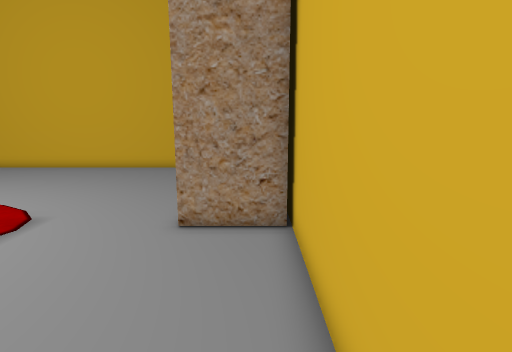
view 1 (above)

14 first-person views from a walk through a scene from a Unity 3-D project. The camera is 1.4 m above the floor, tilts 10° down and sees 80° across. The floor is counted in squares, 0.5 m on a side. Each view is taken from the middle of a square. On the plan, view 1 faces up. The plan holds only what a view shows up to about 20 squares ahead; the rest is blank. The player character is not drawn. Some surface patterns are stand-ins.

view 2
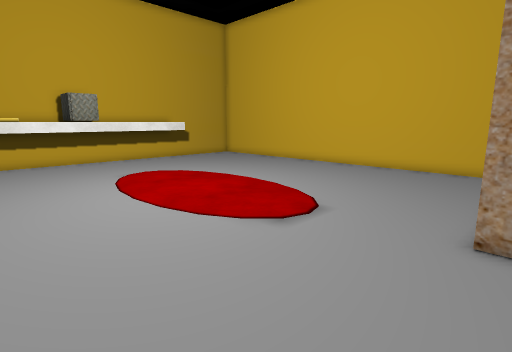

view 3
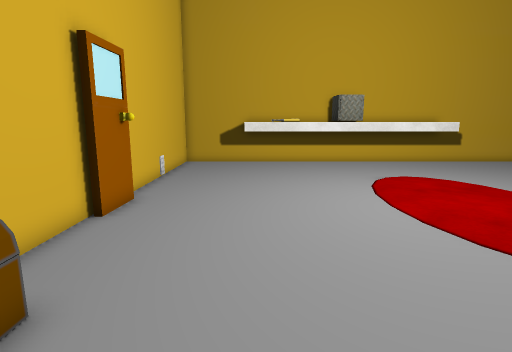

view 4
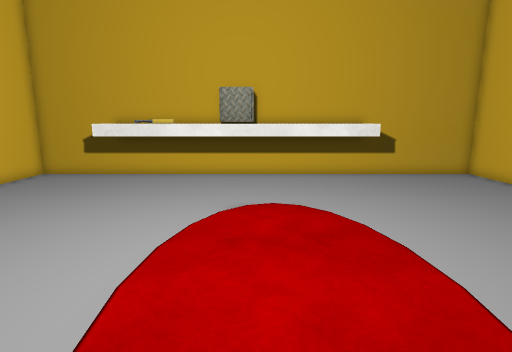

view 5
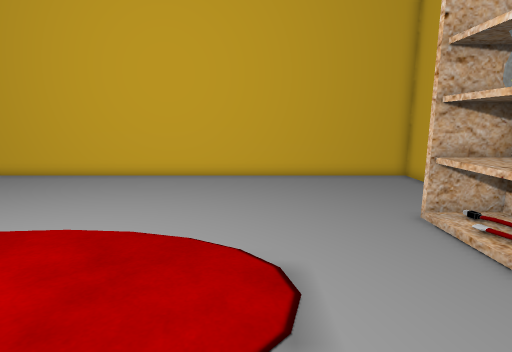

view 6
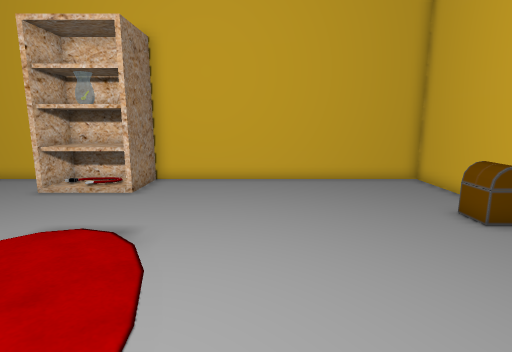

view 7
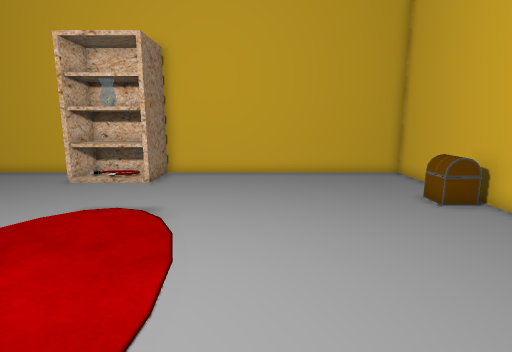

view 8
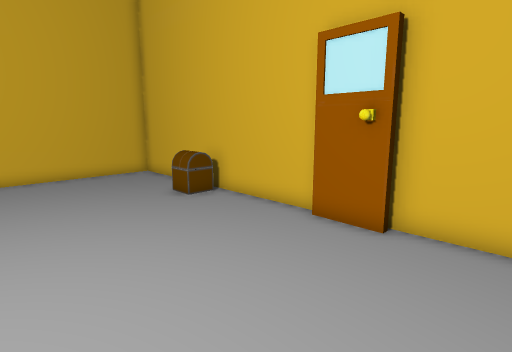

view 9
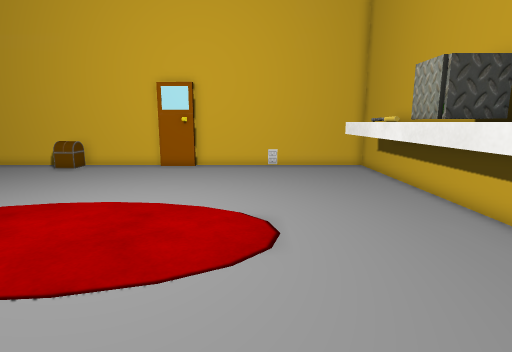

view 10
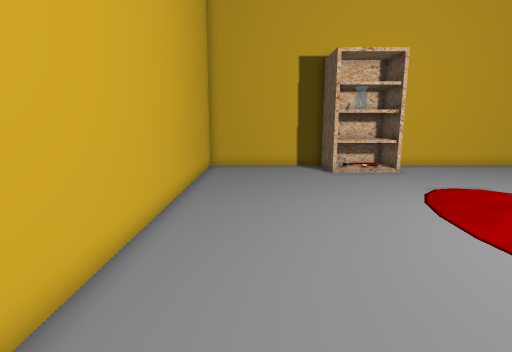

view 11
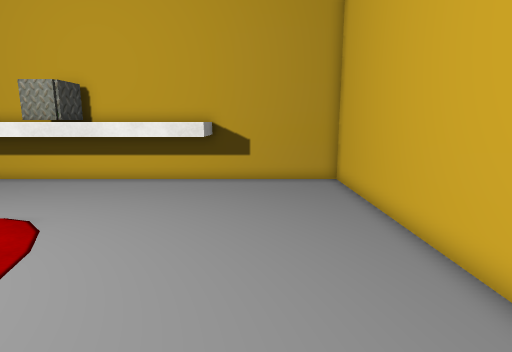

view 12
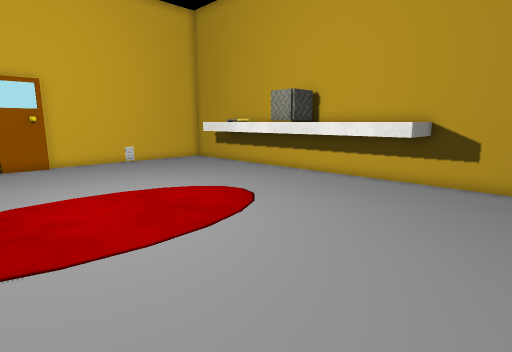

view 13
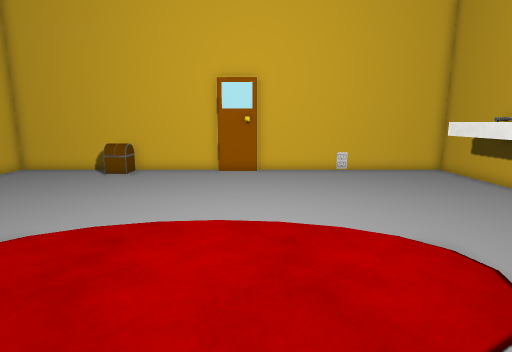

view 14
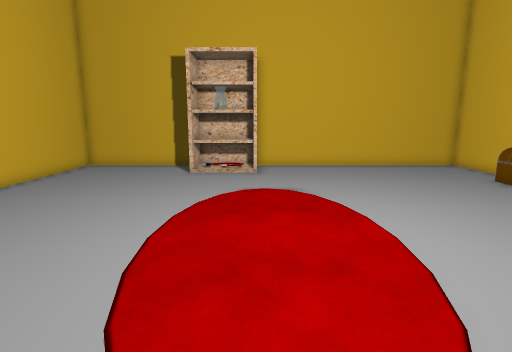

### Floor plan
Key: @ floor where view 1 was taken; # wall or solid block; . floor; ^ raised ledge; S shelf; C chest; O other object.
Columns run from 24 left of view 1 to 1 right of it. Each row starts with its distance up from view 1.
 19 ##########################
 18 #........................#
 17 #........................#
 16 #........................#
 15 #........................#
 14 #........................#
 13 #^^......................#
 12 # ^...................SSS#
 11 # ^...................SSS
 10 # ^...................SSS
  9 # ^...................SSS#
  8 # ^...................SSS#
  7 ### .....................#
  6 # O .....................#
  5 #OO......................#
  4 # ^......................#
  3 #OO......................#
  2 # O......................#
  1 # O......................#
  0 # ^.....................@#
 -1 #^^......................#
 -2 #........................#
 -3 #.................CC.....#
 -4 #..........##.....  .....#
 -5 ##########################

Positions as (right, up) in squares from view 1, and headings:
1: (0, 0), facing up
2: (-1, 0), facing up-left
3: (-2, 0), facing left
4: (-7, 7), facing left
5: (-7, 3), facing up
6: (-14, 3), facing right
7: (-16, 3), facing right
8: (-16, 3), facing down-right
9: (-17, 15), facing down
10: (-19, 16), facing right
11: (-9, 15), facing left
12: (-9, 17), facing down-left
13: (-13, 13), facing down
14: (-19, 8), facing right
